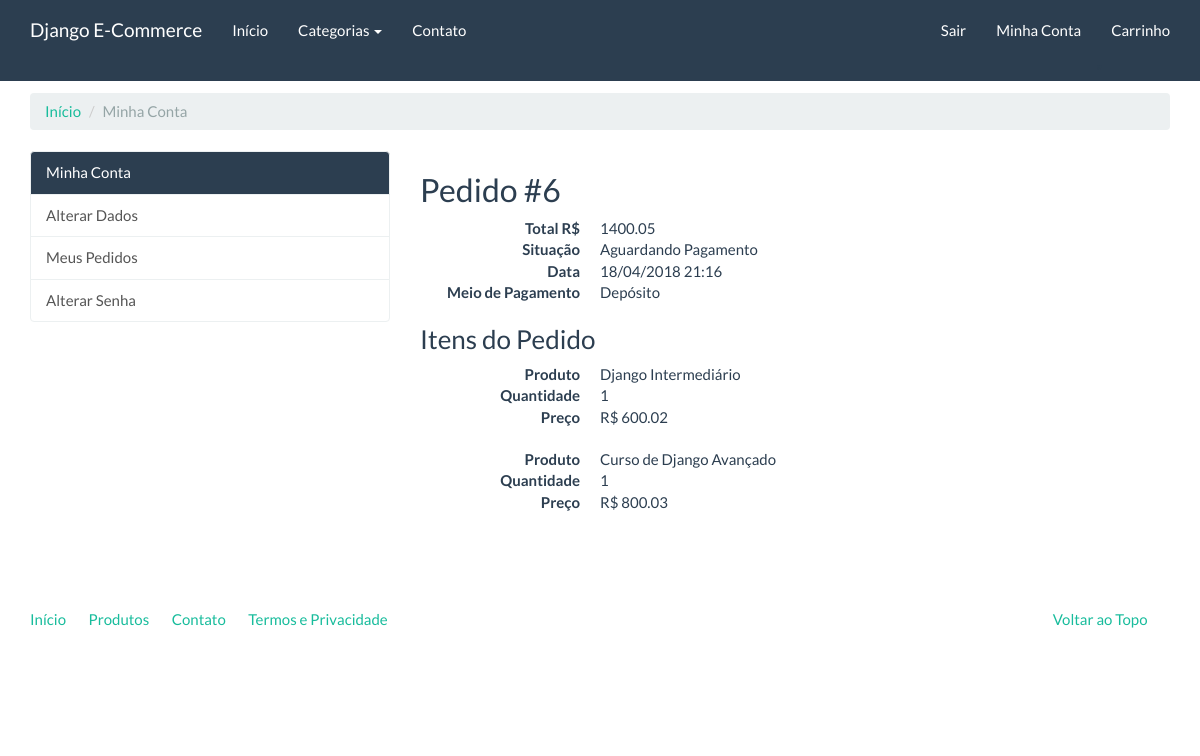
Screenshot of /compras/meus_pedidos/6/ (signed in) with the database file from the repository.
### checkout/models.py (models this page shows, shortened)
class Order(models.Model):
    STATUS_CHOICES = (
        (0, 'Aguardando Pagamento'),
        (1, 'Concluída'),
        (2, 'Cancelada'),
    )
    PAYMENT_OPTIONS_CHOICES = (
        ('deposit', 'Depósito'),
        ('pagaseguro', 'PagSeguro'),
        ('paypal', 'Paypal'),
    )
    user = models.ForeignKey(settings.AUTH_USER_MODEL, on_delete=models.CASCADE,
                             verbose_name='Usuário')
    status = models.IntegerField('Situação', choices=STATUS_CHOICES, default=0, blank=True)
    payment_option = models.CharField('Opções de Pagamento', choices=PAYMENT_OPTIONS_CHOICES,
                                        default='deposit', max_length=20)
    created = models.DateTimeField('Criado em', auto_now_add=True)
    modified = models.DateTimeField('Modificado em', auto_now=True)
    objects = OrderManager()
    class Meta:
        verbose_name = 'Pedido'
        verbose_name_plural = 'Pedidos'
    def total(self):
        aggregate_queryset = self.items.aggregate(
            total=models.Sum(
                models.F('price') * models.F('quantity'),
                output_field = models.DecimalField()
            )
        )
        return aggregate_queryset['total']
    def paypal(self):
        self.payment_option = 'paypal'
        self.save()
        paypal_dict = {
            'upload': '1',
            'business': settings.PAYPAL_EMAIL,
            'invoice': self.pk,
            'cmd': '_cart',
            'currency_code': 'BRL',
            'charset': 'utf-8',
        }
        index = 1
        for item in self.items.all():
            paypal_dict['amount_{}'.format(index)] = '%.2f' % item.price
            paypal_dict['item_name_{}'.format(index)] = item.product.name
            paypal_dict['quantity_{}'.format(index)] = item.quantity
            index = index + 1
        return paypal_dict

class OrderItem(models.Model):
    order = models.ForeignKey(Order, verbose_name='Pedido', on_delete=models.CASCADE,
                              related_name='items')
    product = models.ForeignKey(
        Product, verbose_name="Produto", on_delete=models.CASCADE
    )
    quantity = models.PositiveIntegerField('Quantidade', default=1)
    price = models.DecimalField('Preço', decimal_places=2, max_digits=8)
    class Meta:
        verbose_name = 'Item'
        verbose_name_plural = 'Itens'

### catalog/models.py (models this page shows, shortened)
class Product(models.Model):
    name = models.CharField('Nome', max_length=100)
    slug = models.SlugField('Identificador', max_length=100)
    category = models.ForeignKey(Category, verbose_name='Categoria',
                                 on_delete=models.CASCADE)
    description = models.TextField('Descrição', blank=True)
    price = models.DecimalField('Preço', decimal_places=2, max_digits=8)
    created = models.DateTimeField('Criado em', auto_now_add=True)
    modified = models.DateTimeField('Modificado em', auto_now=True)
    class Meta:
        verbose_name = 'Produto'
        verbose_name_plural = 'Produtos'
        ordering = ['name']
    def __str__(self):
        return self.name

### checkout/views.py (the view)
# urls.py: path('meus_pedidos/<int:pk>/', views.OrderDetailView.as_view(), name='order_detail'),
class OrderDetailView(LoginRequiredMixin, DetailView):
    template_name = 'checkout/order_detail.html'
    def get_queryset(self):
        return Order.objects.filter(user=self.request.user)

### catalog/context_processors.py (called while the page is built)
def categories(request):
    return {
        'categories': Category.objects.all()
    }

### catalog/models.py (called while the page is built)
    def get_absolute_url(self):
        return reverse('catalog:product_category_list',
                       kwargs={'slug': self.slug})

### checkout/templates/checkout/order_detail.html (shortened to what this page needs)
{% extends "accounts/index.html" %}
{% block accounts_container %}
<h2>Pedido #{{ order.pk }}</h2>
<dl class="dl-horizontal">
    <dt>Total R$</dt>
    <dd>{{ object.total|floatformat:"2" }}</dd>
    <dt>Situação</dt>
    <dd>{{ object.get_status_display }}</dd>
    <dt>Data</dt>
    <dd>{{ object.created|date:"d/m/Y H:i" }}</dd>
    <dt>Meio de Pagamento</dt>
    <dd>{{ object.get_payment_option_display }}</dd>
</dl>
<h3>Itens do Pedido</h3>
{% for item in object.items.all %}
    <dl class="dl-horizontal">
        <dt>Produto</dt>
        <dd>{{ item.product }}</dd>
        <dt>Quantidade</dt>
        <dd>{{ item.quantity }}</dd>
        <dt>Preço</dt>
        <dd>R$ {{ item.price|floatformat:"2" }}</dd>
    </dl>
{% endfor %}
{% endblock %}

### rows the page displays
Order: pk "6", total "1400.05", status "Aguardando Pagamento", created "18/04/2018 21:16", payment_option "Depósito"
OrderItem: product "Django Intermediário", quantity "1", price "600.02"
OrderItem: product "Curso de Django Avançado", quantity "1", price "800.03"
